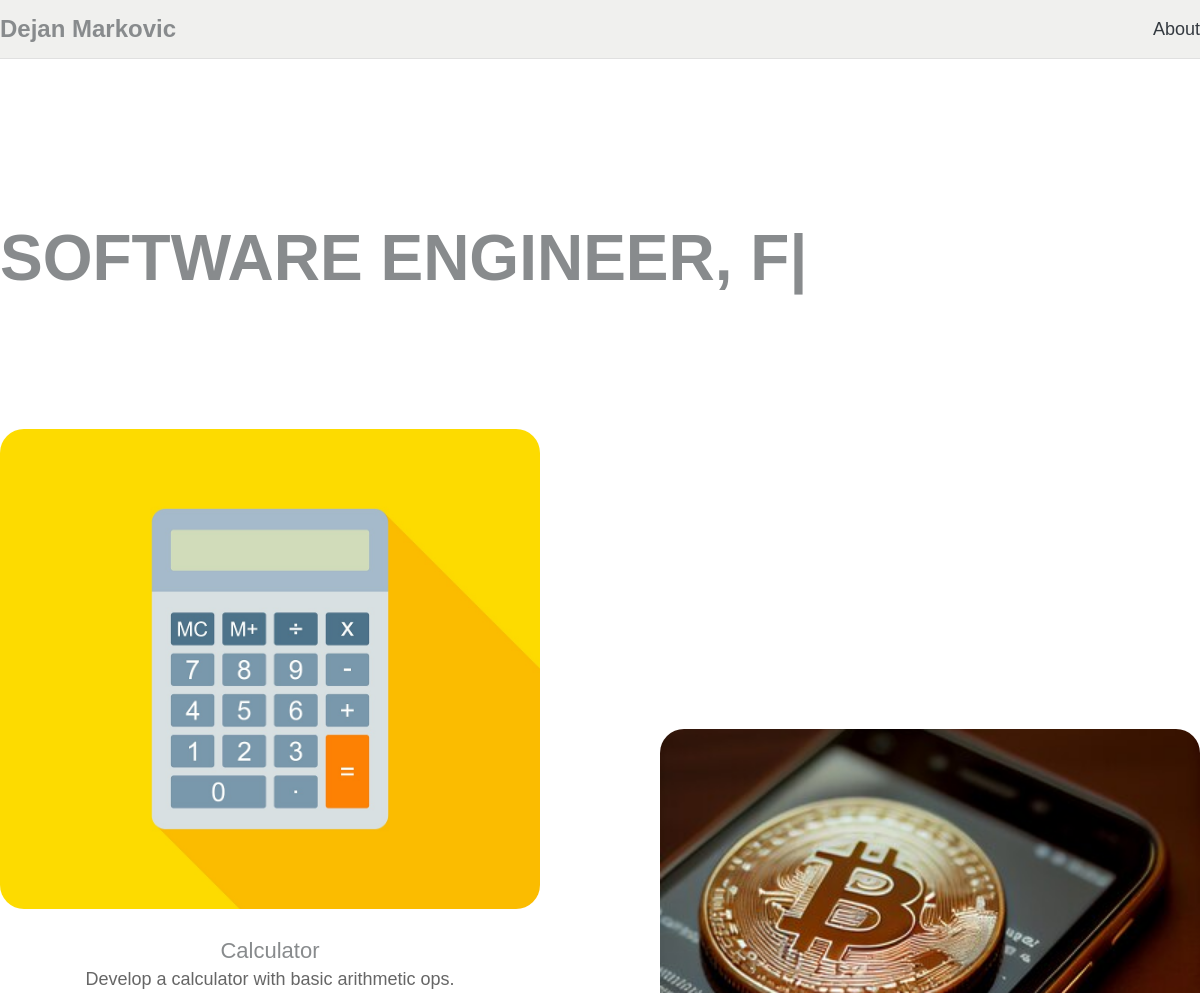
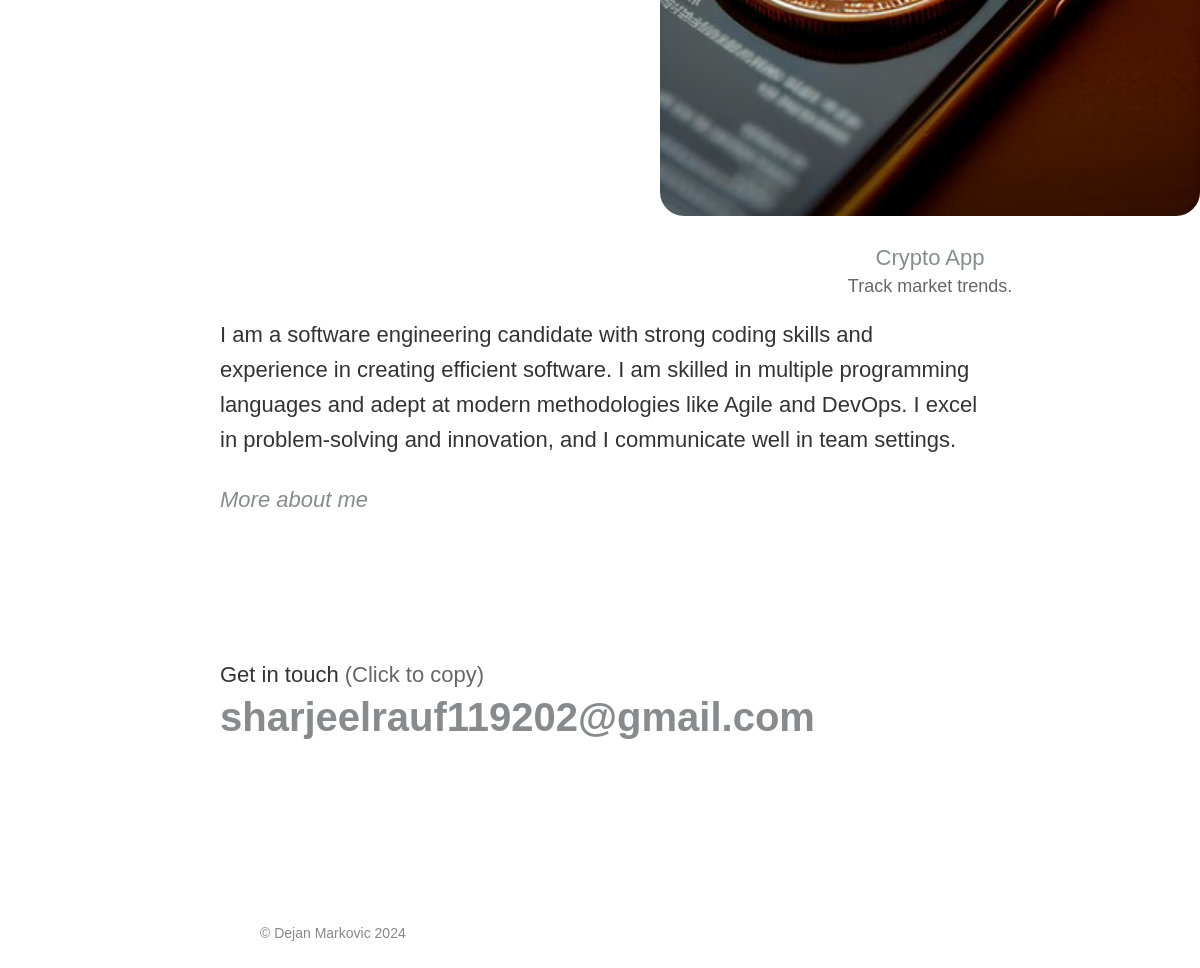
The page / on the database its author committed (2 pictures, top to bottom).
### portfolio_app/models.py (models this page shows, shortened)
class Summary(models.Model):
    summary = models.CharField(max_length=255, default="")

class ProjectModel(models.Model):
    image = models.ImageField(upload_to='portfolio_app/media/')
    title = models.CharField(max_length=255)
    short_name = models.CharField(max_length=50)
    slug = models.SlugField(max_length=255, unique=True, blank=True)
    created_at = models.DateTimeField(auto_now_add=True)

class UserProfile(models.Model):
    description = models.TextField()
    email = models.EmailField()
    linkedin_url = models.URLField(max_length=200, blank=True, null=True)  # LinkedIn URL field

### portfolio_app/views.py (the view)
# urls.py: path('', views.portfolio_page_view, name='portfolio_page'),
def portfolio_page_view(request):
    context = {}
    context['page_title'] = 'Portfolio Page'
    projects = ProjectModel.objects.all().order_by('-created_at')
    user_profile = UserProfile.objects.first()
    summary = Summary.objects.first()
    context['summary'] = summary
    user_profile = UserProfile.objects.first()
    context['user_profile'] = user_profile
    if user_profile:
        context['user_email'] = user_profile.email if hasattr(user_profile, 'email') else None
        context['user_description'] = user_profile.description if hasattr(user_profile, 'description') else None
    else:
        context['user_email'] = None
        context['user_description'] = None
    context['projects'] = projects
    return render(request, 'portfolio_app/portfolio_page.html', context)

### portfolio_app/templates/portfolio_app/portfolio_page.html (shortened to what this page needs)
{% extends 'base.html' %}
{% load static %}
{% block content %}
<div class="toast-container position-fixed top-0 end-0 p-3">
</div>
{% if summary %}
		<div class="hero">
			<div class="typed-strings">
				<h1>{{ summary.summary }}</h1>
			</div>
			<h1 style = "font-family: 'Rosie', sans-serif !important; margin-top: 20px;" class="slide delay01 text-21 fw-600 text-uppercase mb-0 ms-n1"><span class="typed"></span></h1>
		</div>
{% else %}
{% if user.is_authenticated %}
	<div class="hero">
		<h1 style = "color: black;" class="slide delay01">No summary data available. Please <a style = "color: #888b8b; font-style: italic;" class="slide delay01" href="{% url 'add_summary' %}">add</a> your summary</h1>
	</div>
{% endif %}
{% endif %}
<div class="grid slide delay02">
	{% if projects %}
	{% for project in projects %}
	<div class="work-item">
	<a href="{% url 'project_detail' project.id %}">
		<div class="work-item-image">
			<img src="{{ project.image.url }}" alt="{{ project.title }}" loading="lazy">
		</div>
	</a>
		<div class="work-item-info" style = "margin-bottom: 100px;">
			<div style = "color: #888b8d" class="work-item-company">{{ project.title }}</div>
			<div class="work-item-description">{{ project.short_name }}</div>
		</div>
	</div>
	{% endfor %}
	{% else %}
<div class="about-me slide delay03">
	<div class="description">
		<p>No projects yet. Please <a href="{% url 'create_project' %}" style = "color: #888b8b; font-style: italic; padding-top: 0px; display: inline-block;">create</a> a project.</p>
	</div>
</div>
{% endif %}
</div>
{% if user_profile %}
    <div class="about-me slide delay03">
        <div class="description">
            <p>{{ user_description }}</p>
			<a style = "font-style: italic; color: #888b8d" href="{% url 'about_page' %}">More about me</a>
        </div>
        <div class="contact">
            <p>Get in touch <span>(Click to copy)</span></p>
            <div style = "color: #888b8d" class="email" id="copyemail" data-clipboard-text="{{ user_email }}">{{ user_email }}</div>
        </div>
    </div>
{% endif %}
{% endblock %}

### static/www.dejan.works/css/style.css (style rules this page uses)
html, body, div, span, applet, object, iframe, h1, h2, h3, h4, h5, h6, p, blockquote, pre, a, abbr, acronym, address, big, cite, code, del, dfn, em, img, ins, kbd, q, s, samp, small, strike, strong, sub, sup, tt, var, b, u, i, center, dl, dt, dd, ol, ul, li, fieldset, form, label, legend, table, caption, tbody, tfoot, thead, tr, th, td, article, aside, canvas, details, embed, figure, figcaption, footer, header, hgroup, menu, nav, output, ruby, section, summary, time, mark, audio, video { margin: 0; padding: 0; border: 0; font-size: 100%; font: inherit; vertical-align: baseline; font-size: 16px; font-family: 'Geist', sans-serif !important; }
a { cursor: pointer; text-decoration: none; }
img { pointer-events: none !important; display: block; max-width: 100%; height: auto; }
.slide { -webkit-animation:slide .6s cubic-bezier(0.2, 0.6, 0.2, 1); -moz-animation:slide .6s cubic-bezier(0.2, 0.6, 0.2, 1); animation:slide .6s cubic-bezier(0.2, 0.6, 0.2, 1); -webkit-animation-fill-mode:backwards; -moz-animation-fill-mode:backwards; animation-fill-mode:backwards; }
.delay01 { -webkit-animation-delay: .4s; animation-delay: .4s; }
.delay02 { -webkit-animation-delay: .8s; animation-delay: .8s; }
.delay03 { -webkit-animation-delay: .9s; animation-delay: .9s; }
.hero { max-width: 1200px; margin: 0 auto; padding: 24vh 0 16vh 0; }
h1 { font-size: 4.6vw; font-size: 4.5rem; line-height: 120%; font-family: 'Geist', sans-serif !important; font-weight: 600; color: #888b8d; max-width: 100%; word-wrap: break-word; }
.grid { display: flex; flex-wrap: wrap; justify-content: space-between; max-width: 1200px; margin: 0 auto; }
.work-item { width: calc(50% - 60px); margin-bottom: 100px; text-align: center; box-sizing: border-box; display: inline-block; }
.work-item:nth-child(2n-2) { position: relative; top: 200px; top: 300px; }
.work-item-image { border-radius: 24px; overflow: hidden; width: 100%; height: 480px; transition: all .8s cubic-bezier(0.2, 0.6, 0.2, 1); }
.work-item img { display: block; width: 100%; height: 100%; object-fit: cover; transition: all .8s cubic-bezier(0.2, 0.6, 0.2, 1); }
.work-item-info { text-align: center; margin-top: 24px; }
.work-item-company { color: #111111; font-family: 'Geist'; font-weight: 500; font-size: 1.375rem; line-height: 160%; display: block; text-decoration: none; }
.work-item-description { color: #666666; font-family: 'Geist'; font-weight: 300; font-size: 1.125rem; display: block; text-decoration: none; }
.about-me { margin: 0px auto; max-width: 45vw; max-width: 760px; padding: 20vw 0 12vw 0; padding: 10vw 0 12vw 0; }
p { line-height: 160%; font-family: 'Geist'; color: #111111; color: #333333; font-weight: 300; font-size: 1.375rem; }
.description a { color: #111111; font-family: 'Geist'; font-weight: 500; font-size: 1.375rem; padding-top: 30px; display: block; }
.contact { margin-top: 12vw;; }
p span { line-height: 160%; font-family: 'Geist'; color: #666666; font-weight: 300; font-size: inherit; }
.email { font-family: 'Geist'; color: #111111; font-weight: 600; font-size: 4rem; font-size: 3.7vw; cursor: pointer; }
.fw-600 { font-weight: 600 !important; }

### portfolio_app/templates/portfolio_app/portfolio_page.html (style rules this page uses)
.text-21 .typed { font-size: calc(1.775rem + 6.3vw) !important; }
@media (min-width: 1200px) { .text-21 .typed { font-size: 4.0rem !important; } }
.fw-600 { font-weight: 600 !important; }
.email { font-family: 'Geist', sans-serif; color: #111111; font-weight: 600; font-size: 2.5rem; cursor: pointer; margin: 0; display: block; word-wrap: break-word; white-space: normal; line-height: 1.2; }
@media screen and (min-width: 1024px) { .email { font-size: 2.5rem; } }

### rows shown on the page
Summary: summary "SOFTWARE ENGINEER, F"
ProjectModel: image (picture), title "Calculator", short_name "Develop a calculator with basic arithmetic ops."
ProjectModel: image (picture), title "Crypto App", short_name "Track market trends."
UserProfile: description "I am a software engineering candidate with strong coding skills and experience in creating efficient software. I am skilled in multiple programming languages and adept at modern methodologies like Agile and DevOps. I excel in problem-solving and innovation, and I communicate well in team settings.", email "sharjeelrauf119202@gmail.com"
